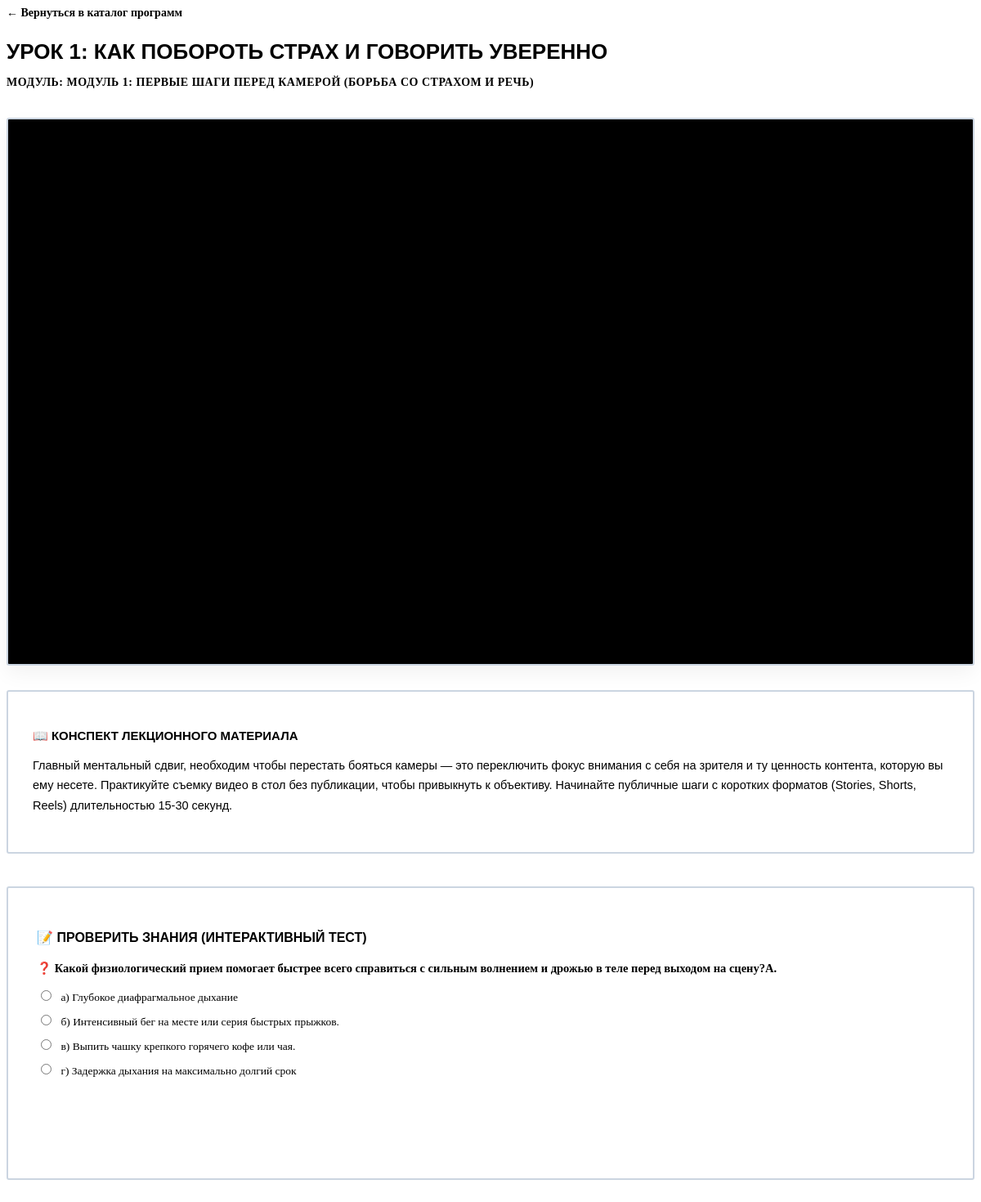
/lesson/3/ (signed in), run on the app's committed database.
### core/models.py (models this page shows, shortened)
class Lesson(models.Model):
    module = models.ForeignKey(Module, on_delete=models.CASCADE, related_name='lessons', verbose_name="Модуль")
    title = models.CharField(max_length=200, verbose_name="Название урока")
    content = models.TextField(verbose_name="Текст урока (Лонгрид)")
    video_url = models.URLField(blank=True, verbose_name="Ссылка на видео (если есть)")
    test_question = models.TextField(verbose_name="Вопрос теста", blank=True, null=True)
    option_a = models.CharField(max_length=255, verbose_name="Вариант А", blank=True, null=True)
    option_b = models.CharField(max_length=255, verbose_name="Вариант Б", blank=True, null=True)
    option_c = models.CharField(max_length=255, verbose_name="Вариант В", blank=True, null=True)
    option_d = models.CharField(max_length=255, verbose_name="Вариант Г", blank=True, null=True)
    correct_answer = models.CharField(
        max_length=1,
        choices=[('A', 'А'), ('B', 'Б'), ('C', 'В'), ('D', 'Г')],
        verbose_name="Буква правильного ответа (A, B, C, D)",
        blank=True,
        null=True
    )

class Module(models.Model):
    course = models.ForeignKey(Course, on_delete=models.CASCADE, related_name='modules', verbose_name="Курс")
    title = models.CharField(max_length=200, verbose_name="Название модуля")
    order = models.PositiveIntegerField(default=0, verbose_name="Порядок отображения")
    class Meta:
        ordering = ['order']

### core/views.py (the view, shortened to what this page needs)
# urls.py: path('lesson/<int:lesson_id>/', views.lesson_view, name='lesson'),
@login_required(login_url='login')
def lesson_view(request, lesson_id):
    lesson = get_object_or_404(Lesson, id=lesson_id)
    test_checked = False
    is_correct = False
    if request.method == 'POST' and 'submit_test' in request.POST:
        test_checked = True
        user_answer = request.POST.get('user_answer')
        if user_answer == lesson.correct_answer:
            is_correct = True
    context = {
        'lesson': lesson,
        'test_checked': test_checked,
        'is_correct': is_correct,
    }
    return render(request, 'lesson_detail.html', context)

### core/templates/lesson_detail.html (shortened to what this page needs)
{% extends 'base.html' %}
{% block content %}
<div style="margin-bottom: 24px;">
    <a href="/" style="color: var(--pervye-blue); text-decoration: none; font-weight: 700; font-size: 14px;">
        ← Вернуться в каталог программ
    </a>
</div>
<h1 style="font-family: 'Montserrat', 'Arial Black', sans-serif; font-size: 26px; color: var(--pervye-black); margin-bottom: 8px; text-transform: uppercase; font-weight: 900;">
    {{ lesson.title }}
</h1>
<p style="color: var(--text-slate); font-size: 14px; font-weight: 600; margin-bottom: 35px; text-transform: uppercase; letter-spacing: 0.5px;">
    Модуль: {{ lesson.module.title }}
</p>
<div class="video-wrapper">
    <iframe src="{{ lesson.video_url|default:'https://vk.com' }}"
            allow="autoplay; encrypted-media; fullscreen; picture-in-picture;"
            webkitallowfullscreen
            mozallowfullscreen
            allowfullscreen>
    </iframe>
</div>
<div class="p-card" style="padding: 30px; margin-bottom: 40px; border-radius: 3px !important; background: var(--pervye-white); border: 2px solid #CBD5E1;">
    <h3 style="font-family: 'Montserrat', 'Arial Black', sans-serif; font-size: 15px; color: var(--pervye-blue); margin-bottom: 12px; text-transform: uppercase; font-weight: 900;">
        📖 Конспект лекционного материала
    </h3>
    <div style="font-size: 14.5px; line-height: 1.7; color: var(--pervye-black); font-family: 'Montserrat', sans-serif; font-weight: 500;">
        {% if lesson.longrid %}
            {{ lesson.longrid|linebreaks }}
        {% elif lesson.text %}
            {{ lesson.text|linebreaks }}
        {% elif lesson.content %}
            {{ lesson.content|linebreaks }}
        {% else %}
            <p style="color: #64748B;">Текст конспекта успешно сохранен в админке, но переменная в шаблоне проверяет другое имя. Проверьте название поля лонгрида в файле core/models.py.</p>
        {% endif %}
    </div>
</div>
{% if lesson.test_question %}
<div class="p-card" style="padding: 35px; border-radius: 3px !important; background: var(--pervye-white); border: 2px solid #CBD5E1; margin-bottom: 50px;">
    <h3 style="font-family: 'Montserrat', 'Arial Black', sans-serif; font-size: 16px; color: var(--pervye-blue); margin-bottom: 20px; text-transform: uppercase; font-weight: 900;">
        📝 Проверить знания (Интерактивный тест)
    </h3>
    <form method="POST" action="">
        <div style="margin-bottom: 30px;">
            <p style="font-weight: 700; font-size: 14.5px; margin-bottom: 15px; color: var(--pervye-black);">
                ❓ {{ lesson.test_question }}
            </p>
            {% if lesson.option_a %}
            <label style="display:block; font-size: 13.5px; margin-bottom: 10px; cursor:pointer;"><input type="radio" name="user_answer" value="A" required style="margin-right:8px;"> а) {{ lesson.option_a }}</label>
            {% endif %}
            {% if lesson.option_b %}
            <label style="display:block; font-size: 13.5px; margin-bottom: 10px; cursor:pointer;"><input type="radio" name="user_answer" value="B" style="margin-right:8px;"> б) {{ lesson.option_b }}</label>
            {% endif %}
            {% if lesson.option_c %}
            <label style="display:block; font-size: 13.5px; margin-bottom: 10px; cursor:pointer;"><input type="radio" name="user_answer" value="C" style="margin-right:8px;"> в) {{ lesson.option_c }}</label>
            {% endif %}
            {% if lesson.option_d %}
            <label style="display:block; font-size: 13.5px; margin-bottom: 10px; cursor:pointer;"><input type="radio" name="user_answer" value="D" style="margin-right:8px;"> г) {{ lesson.option_d }}</label>
            {% endif %}
        </div>
        <div style="display: block; width: 100%; margin-top: 20px;">
            <button type="submit" style="display: inline-block !important; background: var(--pervye-blue) !important; color: white !important; border: none !important; padding: 14px 35px !important; border-radius: 3px !important; font-family: 'Montserrat', sans-serif !important; font-size: 12px !important; font-weight: 800 !important; text-transform: uppercase !important; cursor: pointer !important;">
            </button>
        </div>
    </form>
</div>
{% endif %}
{% endblock %}

### core/templates/lesson_detail.html (style rules this page uses)
.video-wrapper { position: relative; padding-bottom: 56.25%; height: 0; overflow: hidden; border: 2px solid #CBD5E1; border-radius: 3px !important; box-shadow: 0 10px 25px rgba(0,0,0,0.05); background: #000; margin-bottom: 30px; }
.video-wrapper iframe { position: absolute; top: 0; left: 0; width: 100%; height: 100%; border: none; }

### data on the page
Lesson: title "УРОК 1: КАК ПОБОРОТЬ СТРАХ И ГОВОРИТЬ УВЕРЕННО", module "МОДУЛЬ 1: ПЕРВЫЕ ШАГИ ПЕРЕД КАМЕРОЙ (БОРЬБА СО СТРАХОМ И РЕЧЬ)", content "Главный ментальный сдвиг, необходим чтобы перестать бояться камеры — это переключить фокус внимания с себя на зрителя и ту ценность контента, которую вы ему несете. Практикуйте съемку видео в стол без публикации, чтобы привыкнуть к объективу. Начинайте публичные шаги с коротких форматов (Stories, Shorts, Reels) длительностью 15-30 секунд.", test_question "Какой физиологический прием помогает быстрее всего справиться с сильным волнением и дрожью в теле перед выходом на сцену?A.", option_a "Глубокое диафрагмальное дыхание", option_b "Интенсивный бег на месте или серия быстрых прыжков.", option_c "Выпить чашку крепкого горячего кофе или чая.", option_d "Задержка дыхания на максимально долгий срок"
